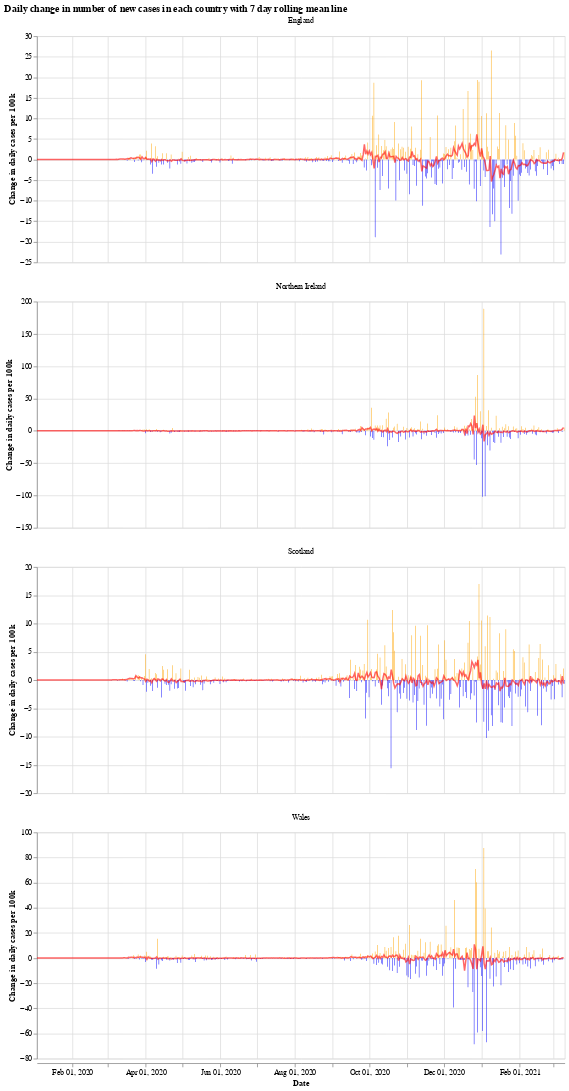

Notebook code for this chart:
### Markdown cell above
We will use the Python library `Altair` for visualising the data, see the [altair docs](https://altair-viz.github.io/) for more information.

First we have a graph which shows the daily change in the number of new cases for each country. This number jumps up and down all over the place, which is likely due to delay in reporting of new cases over the weekend. Another interesting thing is that it looks like the daily cases in Wales experienced a much shorter period of calm over the summer (calm in the sense of daily cases not jumping up and down).

The orange bars are days when the number of new cases (per 100k population) was more than the previous day, while the blue are days when the number of new cases dropped. The red line is the 7 day moving average. 

When the moving average line is below 0, it means that there is a consistent drop in new cases. We can see this clearly happening around the times that lockdowns were introduced (though, to varying degrees). I will update the graphs soon with a marker of when each lockdown started.

### Code cell
# collapse
import altair as alt

bars = alt.Chart(uk_cases).mark_bar().encode(
    x=alt.X("yearmonthdate(date):T", axis=alt.Axis(title='Date')),
    y=alt.Y("casesChangeRate:Q", axis=alt.Axis(title='Change in daily cases per 100k')),
    tooltip='casesChange',
    color=alt.condition(
        alt.datum.casesChangeRate > 0,
        alt.value("orange"),  # The positive color
        alt.value("blue")  # The negative color
    )
).properties(title='Daily change in number of new cases with 7 day rolling mean',width=700).interactive()

line = alt.Chart(uk_cases).mark_line(
    color='red',
    size=2,
    opacity=0.6
).transform_window(
    rolling_mean='mean(casesChangeRate)',
    frame=[0, 7],
    groupby=['areaName']
).encode(
    x='yearmonthdate(date):T',
    y='rolling_mean:Q'
)

alt.layer(bars, line, data=uk_cases).facet(alt.Column(
    'areaName', title=''), columns=1).resolve_scale(y='independent').properties(title='Daily change in number of new cases in each country with 7 day rolling mean line')

### Figure 1 — Vega-Lite specification as saved in the notebook (floating-point values rounded to 4 significant figures; data arrays with more than 128 entries replaced by an {"elided": "..."} marker saying what was removed)
{"config": {"view": {"continuousWidth": 400, "continuousHeight": 300}}, "data": {"name": "data-cfe3f2de6d26245e7bcdd42da23cdbb0"}, "facet": {"type": "nominal", "field": "areaName", "title": ""}, "spec": {"layer": [{"mark": "bar", "encoding": {"color": {"condition": {"value": "orange", "test": "(datum.casesChangeRate > 0)"}, "value": "blue"}, "tooltip": {"type": "quantitative", "field": "casesChange"}, "x": {"type": "temporal", "axis": {"title": "Date"}, "field": "date", "timeUnit": "yearmonthdate"}, "y": {"type": "quantitative", "axis": {"title": "Change in daily cases per 100k"}, "field": "casesChangeRate"}}, "selection": {"selector001": {"type": "interval", "bind": "scales", "encodings": ["x", "y"]}}, "title": "Daily change in number of new cases with 7 day rolling mean", "width": 700}, {"mark": {"type": "line", "color": "red", "opacity": 0.6, "size": 2}, "encoding": {"x": {"type": "temporal", "field": "date", "timeUnit": "yearmonthdate"}, "y": {"type": "quantitative", "field": "rolling_mean"}}, "transform": [{"window": [{"op": "mean", "field": "casesChangeRate", "as": "rolling_mean"}], "frame": [0, 7], "groupby": ["areaName"]}]}]}, "columns": 1, "resolve": {"scale": {"y": "independent"}}, "title": "Daily change in number of new cases in each country with 7 day rolling mean line", "$schema": "https://vega.github.io/schema/vega-lite/v4.8.1.json", "datasets": {"data-cfe3f2de6d26245e7bcdd42da23cdbb0": {"elided": "1728 records"}}}
